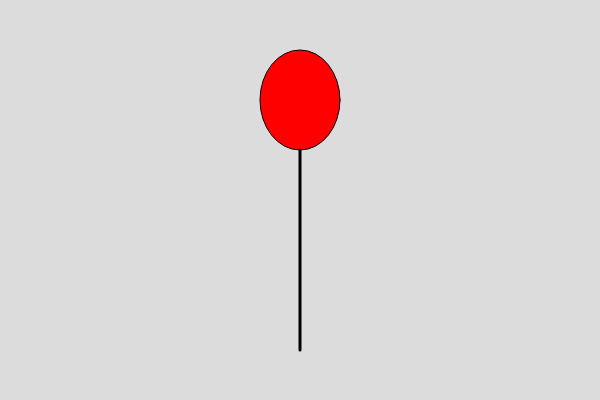
Frame 1 (no input)
Frame 60 (no input): identical to frame 1, image omitted
Frame 120 (the mouse pressed at the canvas centre since frame 60): identical to frame 1, image omitted

The p5.js sketch that drew this single still picture (run headless with seeded random() and noise() and a simulated clock; from frame 60 on, the mouse is pressed at the canvas centre):

// p5.js sketch
// ── sketch.js
function setup() {
  createCanvas(600, 400);

  background(220);
  fill(255, 0, 0);
  stroke(0, 0, 0);
  ellipse(300, 100, 80, 100);
  stroke(0, 0, 0);
  strokeWeight(3);
  line(300, 150, 300, 350);
}

function draw() {
}
